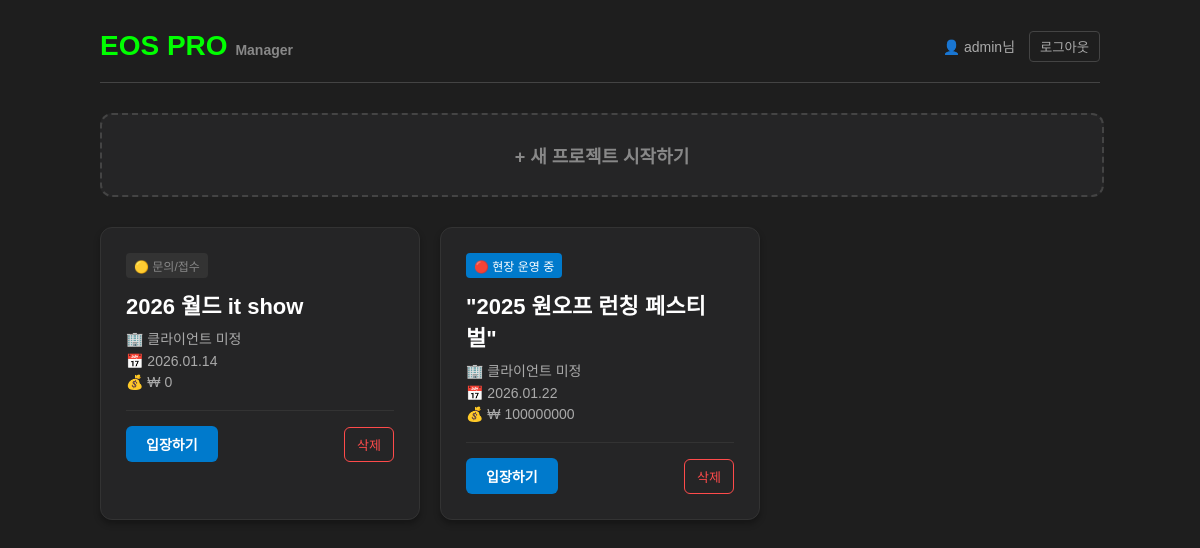
The app's page / (signed in), older data.
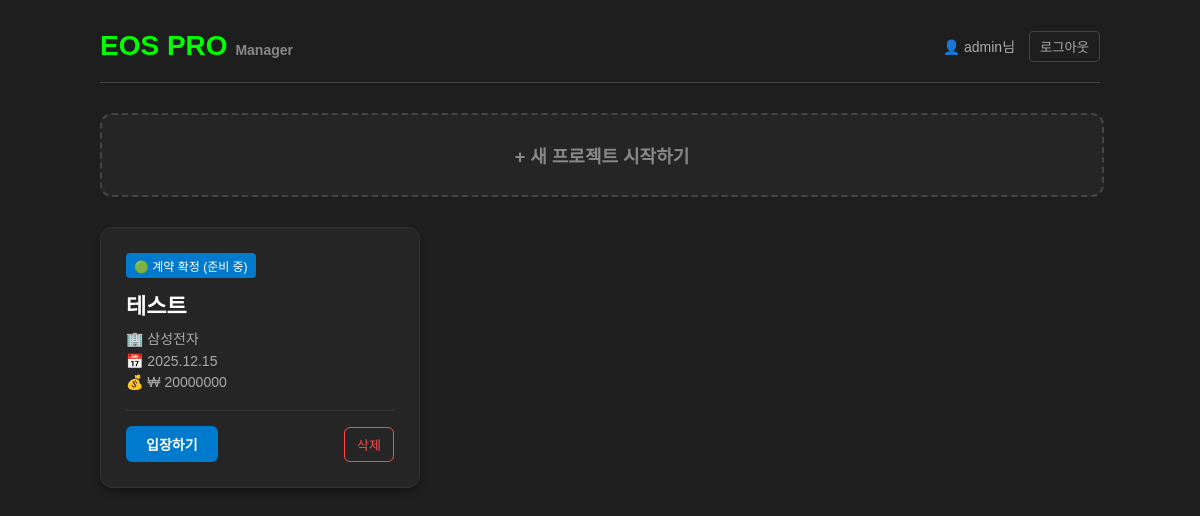
The same page, newer data.
### main/models.py (models this page shows, shortened)
class Event(models.Model):
    author = models.ForeignKey(User, on_delete=models.CASCADE)
    title = models.CharField(max_length=200, verbose_name="프로젝트명")
    client_name = models.CharField(max_length=100, verbose_name="클라이언트(발주처)", default="", blank=True)
    venue_name = models.CharField(max_length=100, verbose_name="장소명", default="", blank=True)
    budget = models.IntegerField(default=0, verbose_name="총 예산(원)")
    expected_cost = models.IntegerField(default=0, verbose_name="예상 지출(비용)")
    status = models.CharField(max_length=20, choices=STATUS_CHOICES, default='inquiry', verbose_name="진행 상태")
    date = models.DateField(verbose_name="행사일")
    created_at = models.DateTimeField(auto_now_add=True)
    event_type = models.CharField(max_length=20, choices=TYPE_CHOICES_EVENT, default='event', verbose_name="행사 유형")
    venue_width = models.FloatField(default=20.0, verbose_name="공간 가로(m)")
    venue_depth = models.FloatField(default=40.0, verbose_name="공간 깊이(m)")
    venue_height = models.FloatField(default=5.0, verbose_name="천고(m)")
    has_stage = models.BooleanField(default=True, verbose_name="[장비] 무대 사용")
    stage_width = models.FloatField(default=14.4, verbose_name="무대 가로(m)")
    stage_depth = models.FloatField(default=4.8, verbose_name="무대 깊이(m)")
    stage_height = models.FloatField(default=0.9, verbose_name="무대 높이(m)")
    table_gap = models.FloatField(default=3.0, verbose_name="객석 간격(m)")
    seating_type = models.CharField(max_length=20, choices=SEATING_CHOICES, default='banquet', verbose_name="객석 배치 유형")
    has_virgin_road = models.BooleanField(default=False, verbose_name="버진로드 포함")
    has_foh = models.BooleanField(default=True, verbose_name="FOH(콘솔) 배치")
    has_sound = models.BooleanField(default=True, verbose_name="[장비] 음향 사용")
    has_lighting = models.BooleanField(default=True, verbose_name="[장비] 조명 사용")
    has_screen = models.BooleanField(default=False, verbose_name="[장비] 영상 사용")
    has_booth = models.BooleanField(default=False, verbose_name="[시설] 전시 부스")
    has_print = models.BooleanField(default=False, verbose_name="[제작] 인쇄물")

### main/views.py (the view)
# urls.py: path('', views.index, name='index'),
@login_required
def index(request):
    events = Event.objects.filter(author=request.user).order_by('-created_at')
    return render(request, 'main/index.html', {'events': events})

### main/templates/main/index.html (shortened to what this page needs)
<!DOCTYPE html>
<html lang="ko">
<head>
</head>
<body>
    <div class="container">
        <div class="header">
            <h1>EOS PRO <span style="font-size:14px; color:#888;">Manager</span></h1>
            <div class="user-info">
                {% if user.is_authenticated %}
                    👤 {{ user.username }}님
                    <form action="{% url 'logout' %}" method="post" style="display:inline;">
                        <button type="submit" class="btn-logout">로그아웃</button>
                    </form>
                {% else %}
                    <a href="{% url 'login' %}" style="color:#00ff00;">로그인 필요</a>
                {% endif %}
            </div>
        </div>
        <a href="{% url 'event_create' %}" class="btn-new">+ 새 프로젝트 시작하기</a>
        <div class="grid">
            {% for event in events %}
            <div class="card">
                <span class="badge {% if event.status == 'onsite' or event.status == 'confirmed' %}active{% endif %}">
                    {{ event.get_status_display }}
                </span>
                <a href="{% url 'detail' event.id %}" class="card-title">{{ event.title }}</a>
                <div class="card-meta">🏢 {{ event.client_name|default:"클라이언트 미정" }}</div>
                <div class="card-meta">📅 {{ event.date|date:"Y.m.d" }}</div>
                <div class="card-meta">💰 ₩ {{ event.budget }}</div>
                <div class="action-area">
                    <a href="{% url 'detail' event.id %}" class="btn-go">입장하기</a>
                    <form action="{% url 'event_delete' event.id %}" method="post" onsubmit="return confirm('❗ 정말 삭제하시겠습니까? \n복구할 수 없습니다.');">
                        <button type="submit" class="btn-del">삭제</button>
                    </form>
                </div>
            </div>
            {% empty %}
            <p style="color:#666; text-align:center; grid-column:span 3; padding: 50px;">
                진행 중인 프로젝트가 없습니다.<br>새 프로젝트를 시작해보세요!
            </p>
            {% endfor %}
        </div>
    </div>
</body>
</html>

### main/templates/main/index.html (style rules this page uses)
body { background-color: #1e1e1e; color: #e0e0e0; font-family: 'Suit', sans-serif; padding: 30px; margin: 0; }
.container { max-width: 1000px; margin: 0 auto; }
.header { display: flex; justify-content: space-between; align-items: center; margin-bottom: 30px; border-bottom: 1px solid #444; padding-bottom: 20px; }
h1 { color: #00ff00; margin: 0; font-size: 28px; }
.user-info { font-size: 14px; color: #aaa; }
.btn-logout { color: #aaa; text-decoration: none; margin-left: 10px; border: 1px solid #444; padding: 5px 10px; border-radius: 4px; background: transparent; cursor: pointer; }
.grid { display: grid; grid-template-columns: repeat(auto-fill, minmax(300px, 1fr)); gap: 20px; }
.card { background-color: #252526; border-radius: 12px; padding: 25px; transition: 0.3s; box-shadow: 0 4px 6px rgba(0,0,0,0.3); position: relative; border: 1px solid #333; }
.badge { display: inline-block; padding: 4px 8px; border-radius: 4px; font-size: 12px; background: #333; color: #888; margin-bottom: 10px; }
.badge.active { background: #007acc; color: white; }
.card-title { font-size: 22px; font-weight: bold; color: white; text-decoration: none; display: block; margin-bottom: 8px; }
.card-meta { color: #aaa; font-size: 14px; margin-bottom: 5px; display: flex; align-items: center; gap: 5px; }
.action-area { display: flex; justify-content: space-between; align-items: center; margin-top: 20px; border-top: 1px solid #333; padding-top: 15px; }
.btn-go { background: #007acc; color: white; text-decoration: none; padding: 8px 20px; border-radius: 6px; font-size: 14px; font-weight: bold; transition: 0.3s; }
.btn-del { background: transparent; color: #ff4b4b; border: 1px solid #ff4b4b; padding: 7px 12px; border-radius: 6px; cursor: pointer; font-size: 13px; transition: 0.3s; }
.btn-new { display: flex; justify-content: center; align-items: center; width: 100%; height: 80px; background: #252526; border: 2px dashed #444; color: #888; border-radius: 12px; text-decoration: none; font-size: 18px; margin-bottom: 30px; transition: 0.3s; font-weight: bold; }

Row changes from the older to the newer data that the page shows:
removed Event: status "🟡 문의/접수", title "2026 월드 it show", client_name "클라이언트 미정", date "2026.01.14", budget "0"
removed Event: status "🔴 현장 운영 중", title "\"2025 원오프 런칭 페스티벌\"", client_name "클라이언트 미정", date "2026.01.22", budget "100000000"
added Event: status "🟢 계약 확정 (준비 중)", title "테스트", client_name "삼성전자", date "2025.12.15", budget "20000000"
